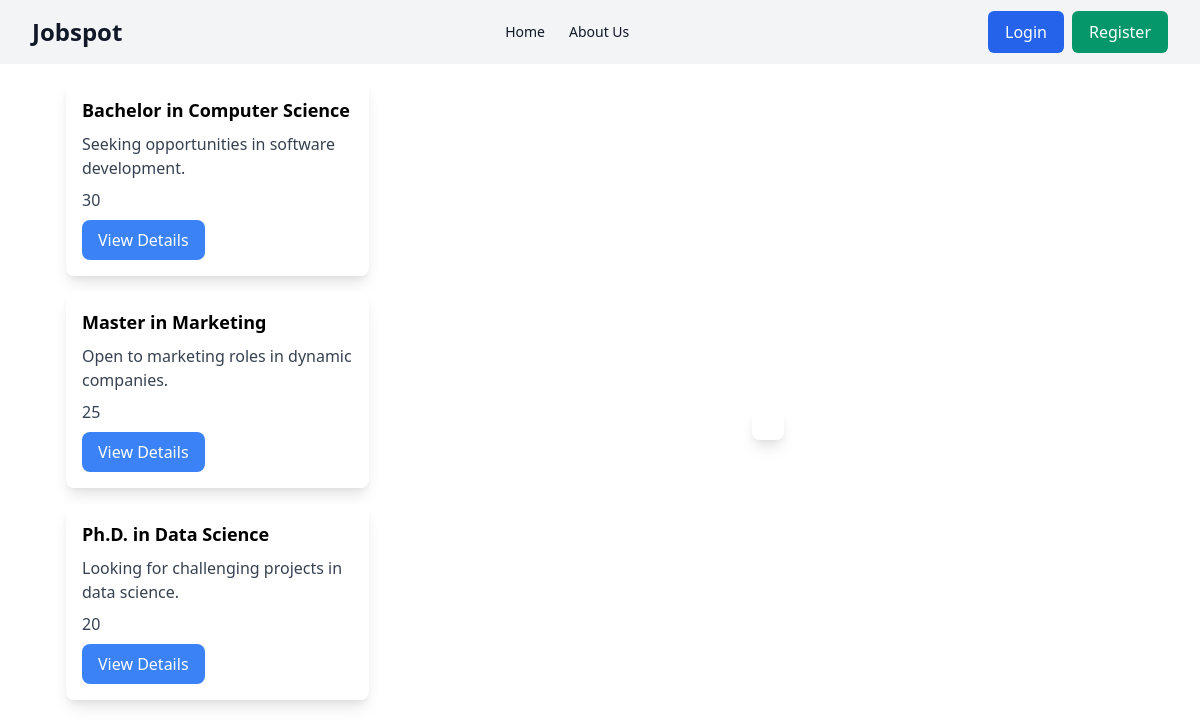
Screenshot of /find_employee.php with the database file from the repository.
### tables this page shows
CREATE TABLE IF NOT EXISTS employee_postings (
  id INT NOT NULL AUTO_INCREMENT PRIMARY KEY,
  qualifications VARCHAR(255) NOT NULL,
  bio TEXT NOT NULL,
  looking_for VARCHAR(255) NOT NULL,
  available_hours INT NOT NULL,
  user_id INT NOT NULL,
  FOREIGN KEY (user_id) REFERENCES users(id)
);

### find_employee.php (the view, shortened to what this page needs)
<?php
include_once "connector.php";
$sql = "SELECT id, qualifications, bio, looking_for, available_hours FROM employee_postings";
$result = $pdo->query($sql);
?>
<!DOCTYPE html>
<html lang="en">
<head>
    <link href="https://cdn.jsdelivr.net/npm/tailwindcss@2.2.15/dist/tailwind.min.css" rel="stylesheet">
</head>
<body>
    <?php include_once "navbar.php" ?>
    <div class="flex">
        <div class="w-1/3 p-4" style="overflow:scroll; height:92vh; margin-left:50px;">
            <?php if($result->rowCount() > 0): ?>
                <?php while($row = $result->fetch(PDO::FETCH_ASSOC)): ?>
                    <div class="bg-white rounded-lg shadow-lg p-4 mb-4 cursor-pointer" onclick="showDetails(<?= $row['id']; ?>)"
                        x-data="{ showDetails: false }">
                        <h2 class="text-lg font-bold mb-2">
                            <?= $row["qualifications"]; ?>
                        </h2>
                        <p class="text-gray-700 mb-2">
                            <?= $row["looking_for"]; ?>
                        </p>
                        <p class="text-gray-700 mb-2">
                            <?= $row["available_hours"]; ?>
                        </p>
                        <button class="bg-blue-500 text-white px-4 py-2 rounded-lg" @click="showDetails = true">View
                            Details</button>
                    </div>
                <?php endwhile; ?>
            <?php endif; ?>
        </div>
        <div class="w-2/3 p-4" x-show="showDetails"
            style="display: flex; margin-right: 100px; margin-left: 50px; justify-content: center; align-items: center;">
            <div class="bg-white rounded-lg shadow-lg p-4 mb-4">
            </div>
        </div>
    </div>
</body>
</html>

### rows the page displays
employee_postings: qualifications "Bachelor in Computer Science", looking_for "Seeking opportunities in software development.", available_hours "30"
employee_postings: qualifications "Master in Marketing", looking_for "Open to marketing roles in dynamic companies.", available_hours "25"
employee_postings: qualifications "Ph.D. in Data Science", looking_for "Looking for challenging projects in data science.", available_hours "20"
